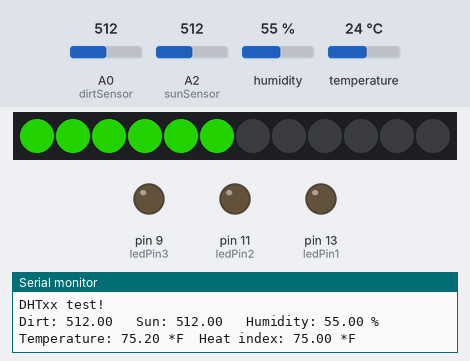
The sketch below on a simulated Arduino Uno, built with avr-gcc and run on an emulated ATmega328P. On the bench: 12 RGB LEDs in strip order, left to right, output pins drawn as LEDs (lit = HIGH), the last lines printed to the serial monitor. The test bench sets the inputs (shaded band); at power-on: temperature 24 °C, A2 (sunSensor) = 512, A0 (dirtSensor) = 512, humidity 55 %. Dim RGB values are drawn brighter than linear.

Above: at 0.87 s.
4.5 s: temperature set to 12 °C
At 5.44 s:
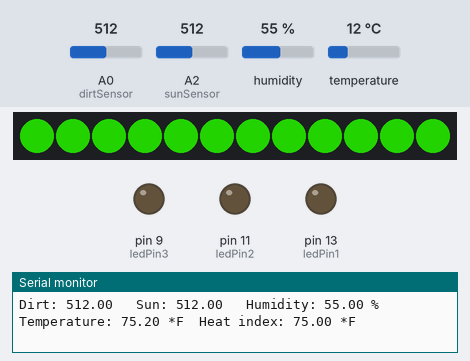
At 11.06 s:
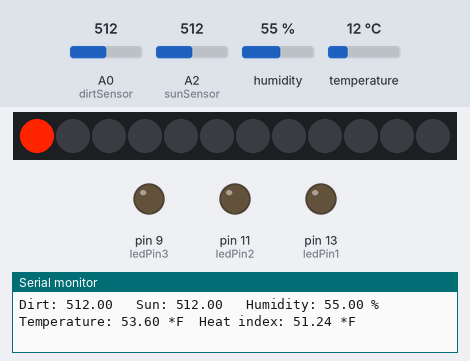
12.9 s: A2 (sunSensor) set to 245
At 18.34 s:
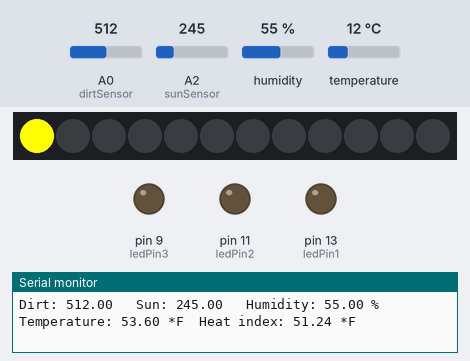
20.2 s: A0 (dirtSensor) set to 490
24.7 s: temperature set to 28 °C
29.2 s: A2 (sunSensor) set to 272
38.1 s: A2 (sunSensor) set to 63
At 39.98 s:
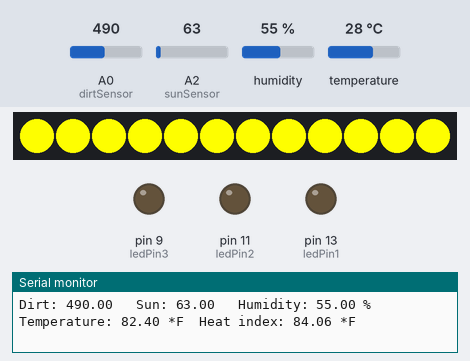

Measured:
- after the input at 4.5 s, the LEDs: first differ from a run without the input after 6.5 s (image 2)
- after the input at 12.9 s, the LEDs: first differ from a run without the input after 5.4 s (image 3)
- after the input at 38.1 s, the LEDs: first change after 0.15 s (image 4 shows a later state)

The sketch:

RoboPlant.ino
```cpp
#include <Adafruit_NeoPixel.h>


#define PIN            6
#define NUMPIXELS      12

#include "DHT.h"
#define DHTPIN 2
#define DHTTYPE DHT11

DHT dht(2, DHT11);

int dirtSensor = A0;
int sunSensor = A2;

int ledPin1 = 13;
int ledPin2 = 11;
int ledPin3 = 9;


int dirtSensorVal = 0;
int sunSensorVal = 0;
int tempSensorVal = 0;

int DirtThreshold = 500;
int SunThreshold = 255;
int TempThreshold = 73.50;

Adafruit_NeoPixel pixels = Adafruit_NeoPixel(NUMPIXELS, PIN, NEO_GRB + NEO_KHZ800);
int delayVal = 150;

void setup() {
  pinMode(ledPin1, OUTPUT);
  pinMode(ledPin2, OUTPUT);
  pinMode(ledPin3, OUTPUT);
  pinMode(dirtSensor, INPUT);
  pinMode(sunSensor, INPUT);

  Serial.begin(9600);
  Serial.println("DHTxx test!");

  pixels.begin();
  dht.begin();
}

void loop () {
  float dirt = analogRead(dirtSensor);
  //dirtSensorVal = analogRead(dirtSensor);
  float sun = analogRead(sunSensor);
  //sunSensorVal = analogRead(sunSensor);
  float h = dht.readHumidity();
  // Read temperature as Celsius
  float t = dht.readTemperature();
  // Read temperature as Fahrenheit
  float f = dht.readTemperature(true);

  // Check if any reads failed and exit early (to try again).
  if (isnan(h) || isnan(t) || isnan(f)) {
    Serial.println("Failed to read from DHT sensor!");
    return;
  }


  Serial.print("Dirt: ");
  Serial.print(dirt);
  Serial.print(" \t");
  Serial.print("Sun: ");
  Serial.print(sun);
  Serial.print(" \t");

  float index = dht.computeHeatIndex(f, h);

  Serial.print("Humidity: ");
  Serial.print(h);
  Serial.print(" %\t");
  Serial.print("Temperature: ");
  Serial.print(f);
  Serial.print(" *F\t");
  Serial.print("Heat index: ");
  Serial.print(index);
  Serial.println(" *F");

 if (dirt > DirtThreshold) {
   for(int i=0;i<NUMPIXELS;i++){
    // pixels.Color takes RGB values, from 0,0,0 up to 255,255,255
   pixels.setPixelColor(i, pixels.Color(20,125,0)); // Moderately bright green color.
   pixels.show(); // This sends the updated pixel color to the hardware.
   delay(delayVal);
     }
   for(int i=0;i<NUMPIXELS;i++){
   pixels.setPixelColor(i, pixels.Color(0,0,0)); // Moderately bright green color.
   pixels.show(); // This sends the updated pixel color to the hardware.
   delay(delayVal);
      }
 }

if(sun < SunThreshold) {
     for(int i=0;i<NUMPIXELS;i++){
// pixels.Color takes RGB values, from 0,0,0 up to 255,255,255
    pixels.setPixelColor(i, pixels.Color(250,250,0)); // Moderately bright green color.
    pixels.show(); // This sends the updated pixel color to the hardware.
    delay(delayVal);
     }
for(int i=0;i<NUMPIXELS;i++){
// pixels.Color takes RGB values, from 0,0,0 up to 255,255,255
  pixels.setPixelColor(i, pixels.Color(0,0,0)); // Moderately bright green color.
pixels.show(); // This sends the updated pixel color to the hardware.
delay(delayVal);
}
}

if(index < TempThreshold) {
     for(int i=0;i<NUMPIXELS;i++){
// pixels.Color takes RGB values, from 0,0,0 up to 255,255,255
    pixels.setPixelColor(i, pixels.Color(255,35,0)); // Moderately bright green color.
    pixels.show(); // This sends the updated pixel color to the hardware.
    delay(delayVal);
     }
for(int i=0;i<NUMPIXELS;i++){
// pixels.Color takes RGB values, from 0,0,0 up to 255,255,255
  pixels.setPixelColor(i, pixels.Color(0,0,0)); // Moderately bright green color.
pixels.show(); // This sends the updated pixel color to the hardware.
delay(delayVal);
}
}
}
```
